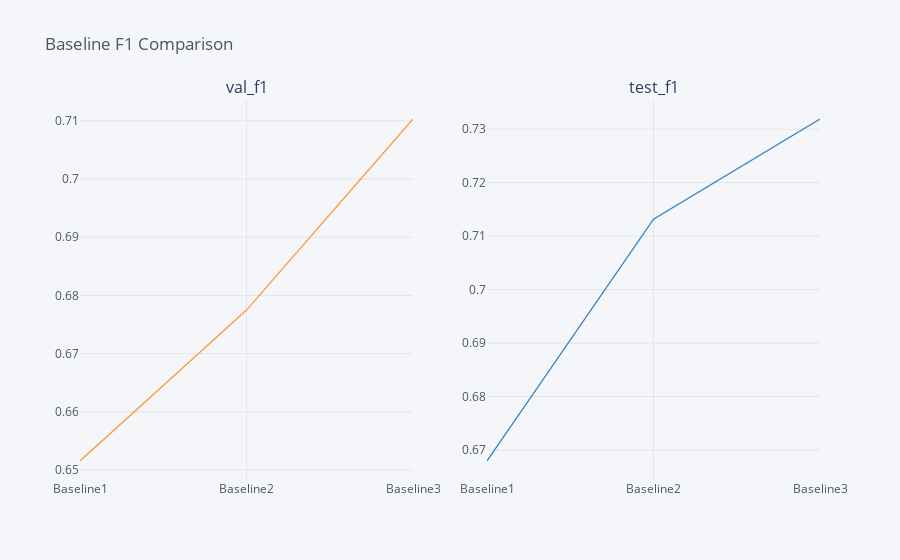

Notebook code cell kept with this figure:
### Code cell
Baselines[ordered[4:]].iplot(subplots=True, subplot_titles=ordered[4:], legend=False, title = 'Baseline F1 Comparison')

### Figure 1 — Plotly figure (JSON) as saved in the notebook; plotly's stock layout.template omitted (floating-point values rounded to 4 significant figures)
{"data": [{"line": {"color": "rgba(255, 153, 51, 1.0)", "dash": "solid", "shape": "linear", "width": 1.3}, "mode": "lines", "name": "val_f1", "text": "", "type": "scatter", "x": ["Baseline1", "Baseline2", "Baseline3"], "xaxis": "x", "y": [0.6515, 0.6775, 0.7103], "yaxis": "y"}, {"line": {"color": "rgba(55, 128, 191, 1.0)", "dash": "solid", "shape": "linear", "width": 1.3}, "mode": "lines", "name": "test_f1", "text": "", "type": "scatter", "x": ["Baseline1", "Baseline2", "Baseline3"], "xaxis": "x2", "y": [0.6679, 0.7132, 0.7319], "yaxis": "y2"}], "layout": {"annotations": [{"font": {"size": 16}, "showarrow": false, "text": "val_f1", "x": 0.225, "xanchor": "center", "xref": "paper", "y": 1, "yanchor": "bottom", "yref": "paper"}, {"font": {"size": 16}, "showarrow": false, "text": "test_f1", "x": 0.775, "xanchor": "center", "xref": "paper", "y": 1, "yanchor": "bottom", "yref": "paper"}], "autosize": true, "legend": {"bgcolor": "#F5F6F9", "font": {"color": "#4D5663"}}, "paper_bgcolor": "#F5F6F9", "plot_bgcolor": "#F5F6F9", "showlegend": false, "title": {"font": {"color": "#4D5663"}, "text": "Baseline F1 Comparison"}, "xaxis": {"anchor": "y", "autorange": true, "domain": [0, 0.45], "gridcolor": "#E1E5ED", "range": [0, 2], "showgrid": true, "tickfont": {"color": "#4D5663"}, "title": {"font": {"color": "#4D5663"}, "text": ""}, "type": "category", "zerolinecolor": "#E1E5ED"}, "xaxis2": {"anchor": "y2", "autorange": true, "domain": [0.55, 1], "gridcolor": "#E1E5ED", "range": [0, 2], "showgrid": true, "tickfont": {"color": "#4D5663"}, "title": {"font": {"color": "#4D5663"}, "text": ""}, "type": "category", "zerolinecolor": "#E1E5ED"}, "yaxis": {"anchor": "x", "autorange": true, "domain": [0, 1], "gridcolor": "#E1E5ED", "range": [0.6483, 0.7136], "showgrid": true, "tickfont": {"color": "#4D5663"}, "title": {"font": {"color": "#4D5663"}, "text": ""}, "type": "linear", "zerolinecolor": "#E1E5ED"}, "yaxis2": {"anchor": "x2", "autorange": true, "domain": [0, 1], "gridcolor": "#E1E5ED", "range": [0.6644, 0.7355], "showgrid": true, "tickfont": {"color": "#4D5663"}, "title": {"font": {"color": "#4D5663"}, "text": ""}, "type": "linear", "zerolinecolor": "#E1E5ED"}}}
